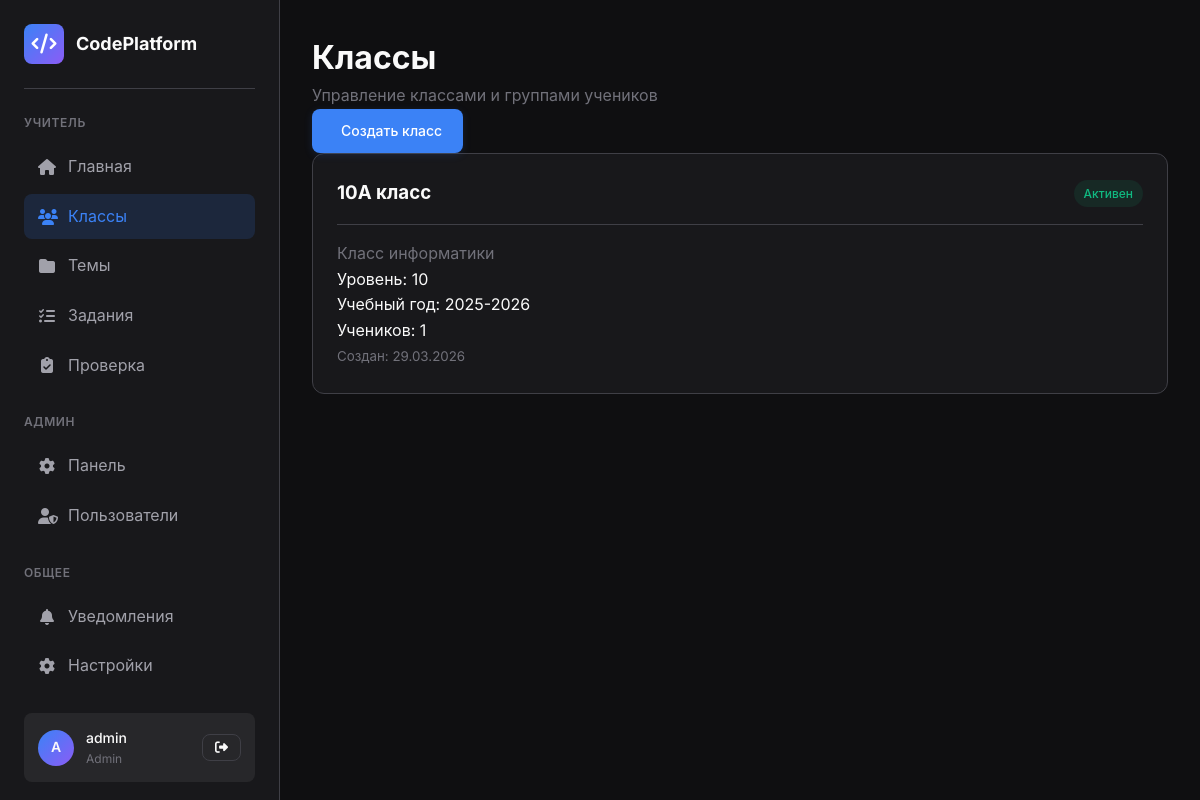
The app's page /teacher/classes (signed in) with its own data.
### models.py (models this page shows, shortened)
class User(UserMixin, db.Model):
    __tablename__ = 'users'
    id = db.Column(db.Integer, primary_key=True)
    username = db.Column(db.String(80), unique=True, nullable=False, index=True)
    email = db.Column(db.String(120), unique=True, nullable=False, index=True)
    password_hash = db.Column(db.String(256), nullable=False)
    role = db.Column(db.String(20), nullable=False, default='student')  # student, teacher, admin
    first_name = db.Column(db.String(50))
    last_name = db.Column(db.String(50))
    avatar_url = db.Column(db.String(255))
    is_active = db.Column(db.Boolean, default=True)
    created_at = db.Column(db.DateTime, default=datetime.utcnow)
    updated_at = db.Column(db.DateTime, default=datetime.utcnow, onupdate=datetime.utcnow)
    class_memberships = db.relationship('ClassMember', back_populates='user', cascade='all, delete-orphan')
    submissions = db.relationship('Submission', foreign_keys='Submission.user_id', back_populates='user', cascade='all, delete-orphan')
    created_assignments = db.relationship('Assignment', foreign_keys='Assignment.created_by', back_populates='creator', cascade='all, delete-orphan')
    graded_submissions = db.relationship('Submission', foreign_keys='Submission.graded_by', back_populates='grader')
    activity_logs = db.relationship('ActivityLog', back_populates='user', cascade='all, delete-orphan')
    @property
    def full_name(self):
        if self.first_name and self.last_name:
            return f"{self.first_name} {self.last_name}"
        return self.username

class ClassGroup(db.Model):
    __tablename__ = 'class_groups'
    id = db.Column(db.Integer, primary_key=True)
    name = db.Column(db.String(100), nullable=False)
    description = db.Column(db.Text)
    grade_level = db.Column(db.String(20))
    academic_year = db.Column(db.String(20))
    is_active = db.Column(db.Boolean, default=True)
    created_at = db.Column(db.DateTime, default=datetime.utcnow)
    members = db.relationship('ClassMember', back_populates='class_group', cascade='all, delete-orphan')
    assignments = db.relationship('Assignment', back_populates='class_group', cascade='all, delete-orphan')

### app.py (the view)
@app.route('/teacher/classes')
@login_required
def manage_classes():
    if current_user.role not in ['teacher', 'admin']:
        flash('Доступ запрещён', 'error')
        return redirect(url_for('index'))
    if current_user.role == 'admin':
        class_groups = ClassGroup.query.all()
    else:
        class_groups = ClassGroup.query.join(ClassMember).filter(
            ClassMember.user_id == current_user.id
        ).all()
    return render_template('teacher/classes.html', class_groups=class_groups)

### app.py (called while the page is built)
@login_manager.user_loader
def load_user(user_id):
    return User.query.get(int(user_id))

@app.context_processor
def utility_processor():
    def format_datetime(dt):
        if dt is None:
            return '—'
        return dt.strftime('%d.%m.%Y %H:%M')
    def format_date(dt):
        if dt is None:
            return '—'
        return dt.strftime('%d.%m.%Y')
    return {
        'formatDateTime': format_datetime,
        'formatDate': format_date
    }

### templates/teacher/classes.html (shortened to what this page needs)
{% extends "base.html" %}
{% block content %}
<div class="page-header">
    <div>
        <h1>Классы</h1>
        <p class="text-muted">Управление классами и группами учеников</p>
    </div>
    <a href="{{ url_for('create_class') }}" class="btn btn-primary">
         Создать класс
    </a>
</div>
{% if class_groups %}
<div class="card-grid">
    {% for class_group in class_groups %}
    <div class="card">
        <div class="card-header">
            <h3>{{ class_group.name }}</h3>
            <span class="badge {{ 'badge-success' if class_group.is_active else 'badge-secondary' }}">
                {{ 'Активен' if class_group.is_active else 'Неактивен' }}
            </span>
        </div>
        <div class="card-body">
            {% if class_group.description %}
            <p class="text-muted">{{ class_group.description }}</p>
            {% endif %}
            <div class="meta-row">
                <span class="meta-label">Уровень:</span>
                <span class="meta-value">{{ class_group.grade_level or 'Не указан' }}</span>
            </div>
            <div class="meta-row">
                <span class="meta-label">Учебный год:</span>
                <span class="meta-value">{{ class_group.academic_year or 'Не указан' }}</span>
            </div>
            <div class="meta-row">
                <span class="meta-label">Учеников:</span>
                <span class="meta-value">{{ class_group.members|length }}</span>
            </div>
        </div>
        <div class="card-footer">
            <small class="text-muted">Создан: {{ formatDate(class_group.created_at) }}</small>
        </div>
    </div>
    {% endfor %}
</div>
{% endif %}
{% endblock %}

### templates/base.html (shortened to what this page needs)
<!DOCTYPE html>
<html lang="ru" class="dark">
<head>
    <link rel="stylesheet" href="https://cdnjs.cloudflare.com/ajax/libs/font-awesome/6.4.0/css/all.min.css">
    <link rel="stylesheet" href="https://cdnjs.cloudflare.com/ajax/libs/codemirror/5.65.13/codemirror.min.css">
    <link rel="stylesheet" href="https://cdnjs.cloudflare.com/ajax/libs/codemirror/5.65.13/theme/dracula.min.css">
</head>
<body>
    {% if current_user.is_authenticated %}
    <div class="app-layout">
        <aside class="sidebar">
            <div class="logo">
                <div class="logo-icon">
                    <i class="fas fa-code"></i>
                </div>
                <span class="logo-text">CodePlatform</span>
            </div>
            <nav>
                {% if current_user.role == 'student' %}
                <div class="nav-section">
                    <div class="nav-section-title">Ученик</div>
                    <a href="{{ url_for('student_dashboard') }}" class="nav-item {% if request.endpoint == 'student_dashboard' %}active{% endif %}">
                        <i class="fas fa-home"></i>
                        <span>Главная</span>
                    </a>
                    <a href="{{ url_for('student_dashboard') }}#assignments" class="nav-item">
                        <i class="fas fa-book"></i>
                        <span>Задания</span>
                    </a>
                    <a href="{{ url_for('student_dashboard') }}#progress" class="nav-item">
                        <i class="fas fa-chart-line"></i>
                        <span>Прогресс</span>
                    </a>
                </div>
                {% elif current_user.role in ['teacher', 'admin'] %}
                <div class="nav-section">
                    <div class="nav-section-title">Учитель</div>
                    <a href="{{ url_for('teacher_dashboard') }}" class="nav-item {% if request.endpoint == 'teacher_dashboard' %}active{% endif %}">
                        <i class="fas fa-home"></i>
                        <span>Главная</span>
                    </a>
                    <a href="{{ url_for('manage_classes') }}" class="nav-item {% if request.endpoint == 'manage_classes' %}active{% endif %}">
                        <i class="fas fa-users"></i>
                        <span>Классы</span>
                    </a>
                    <a href="{{ url_for('manage_topics') }}" class="nav-item {% if request.endpoint == 'manage_topics' %}active{% endif %}">
                        <i class="fas fa-folder"></i>
                        <span>Темы</span>
                    </a>
                    <a href="{{ url_for('manage_assignments') }}" class="nav-item {% if request.endpoint == 'manage_assignments' %}active{% endif %}">
                        <i class="fas fa-tasks"></i>
                        <span>Задания</span>
                    </a>
                    <a href="{{ url_for('review_submissions') }}" class="nav-item {% if request.endpoint == 'review_submissions' %}active{% endif %}">
                        <i class="fas fa-clipboard-check"></i>
                        <span>Проверка</span>
                    </a>
                </div>
                {% endif %}
                {% if current_user.role == 'admin' %}
                <div class="nav-section">
                    <div class="nav-section-title">Админ</div>
                    <a href="{{ url_for('admin_dashboard') }}" class="nav-item {% if request.endpoint == 'admin_dashboard' %}active{% endif %}">
                        <i class="fas fa-cog"></i>
                        <span>Панель</span>
                    </a>
                    <a href="{{ url_for('manage_users') }}" class="nav-item">
                        <i class="fas fa-user-shield"></i>
                        <span>Пользователи</span>
                    </a>
                </div>
                {% endif %}
                <div class="nav-section">
                    <div class="nav-section-title">Общее</div>
                    <a href="#" class="nav-item">
                        <i class="fas fa-bell"></i>
                        <span>Уведомления</span>
                    </a>
                    <a href="#" class="nav-item">
                        <i class="fas fa-cog"></i>
                        <span>Настройки</span>
                    </a>
                </div>
            </nav>
            <div class="user-menu">
                <div class="user-avatar">
                    {{ current_user.username[0].upper() }}
                </div>
                <div class="user-info">
                    <div class="user-name">{{ current_user.full_name }}</div>
                    <div class="user-role">{{ current_user.role|capitalize }}</div>
                </div>
                <a href="{{ url_for('logout') }}" class="btn btn-sm btn-secondary">
                    <i class="fas fa-sign-out-alt"></i>
                </a>
            </div>
        </aside>
        <main class="main-content">
            {% block content %}{% endblock %}
        </main>
    </div>
    {% else %}
    <main>
        {% block content_guest %}{% endblock %}
    </main>
    {% endif %}
</body>
</html>

### templates/base.html (style rules this page uses)
:root { --bg-primary: #0f0f11; --bg-secondary: #18181b; --bg-tertiary: #27272a; --bg-elevated: #3f3f46; --border-color: #3f3f46; --border-light: #52525b; --text-primary: #fafafa; --text-secondary: #a1a1aa; --text-muted: #71717a; --accent-primary: #3b82f6; --accent-hover: #2563eb; --accent-glow: rgba(59, 130, 246, 0.15); --success: #10b981; --success-bg: rgba(16, 185, 129, 0.1); --warning: #f59e0b; --warning-bg: rgba(245, 158, 11, 0.1); --error: #ef4444; --error-bg: rgba(239, 68, 68, 0.1); --info: #06b6d4; --info-bg: rgba(6, 182, 212, 0.1); --shadow-sm: 0 1px 2px rgba(0, 0, 0, 0.3); --shadow-md: 0 4px 6px rgba(0, 0, 0, 0.4); --shadow-lg: 0 10px 15px rgba(0, 0, 0, 0.5); --shadow-xl: 0 20px 25px rgba(0, 0, 0, 0.6); --radius-sm: 6px; --radius-md: 8px; --radius-lg: 12px; --radius-xl: 16px; --transition-fast: 150ms ease; --transition-base: 200ms ease; --transition-slow: 300ms ease; }
* { margin: 0; padding: 0; box-sizing: border-box; }
body { font-family: 'Inter', -apple-system, BlinkMacSystemFont, sans-serif; background: var(--bg-primary); color: var(--text-primary); line-height: 1.6; min-height: 100vh; -webkit-font-smoothing: antialiased; -moz-osx-font-smoothing: grayscale; }
a { color: var(--accent-primary); text-decoration: none; transition: color var(--transition-fast); }
.btn { display: inline-flex; align-items: center; justify-content: center; gap: 8px; padding: 10px 20px; font-size: 14px; font-weight: 500; border-radius: var(--radius-md); border: 1px solid transparent; cursor: pointer; transition: all var(--transition-base); text-decoration: none; }
.btn-primary { background: var(--accent-primary); color: white; box-shadow: 0 2px 8px var(--accent-glow); }
.btn-secondary { background: var(--bg-tertiary); color: var(--text-primary); border-color: var(--border-color); }
.btn-sm { padding: 6px 12px; font-size: 13px; }
.card { background: var(--bg-secondary); border: 1px solid var(--border-color); border-radius: var(--radius-lg); padding: 24px; transition: all var(--transition-base); }
.card-header { display: flex; align-items: center; justify-content: space-between; margin-bottom: 16px; padding-bottom: 16px; border-bottom: 1px solid var(--border-color); }
.badge { display: inline-flex; align-items: center; padding: 4px 10px; font-size: 12px; font-weight: 500; border-radius: 9999px; }
.badge-success { background: var(--success-bg); color: var(--success); }
.app-layout { display: flex; min-height: 100vh; }
.sidebar { width: 280px; background: var(--bg-secondary); border-right: 1px solid var(--border-color); padding: 24px; position: fixed; height: 100vh; overflow-y: auto; }
.main-content { flex: 1; margin-left: 280px; padding: 32px; }
.logo { display: flex; align-items: center; gap: 12px; padding-bottom: 24px; margin-bottom: 24px; border-bottom: 1px solid var(--border-color); }
.logo-icon { width: 40px; height: 40px; background: linear-gradient(135deg, var(--accent-primary), #8b5cf6); border-radius: var(--radius-md); display: flex; align-items: center; justify-content: center; font-size: 20px; color: white; }
.logo-text { font-size: 18px; font-weight: 700; color: var(--text-primary); }
.nav-section { margin-bottom: 24px; }
.nav-section-title { font-size: 12px; font-weight: 600; color: var(--text-muted); text-transform: uppercase; letter-spacing: 0.05em; margin-bottom: 12px; }
.nav-item { display: flex; align-items: center; gap: 12px; padding: 10px 14px; border-radius: var(--radius-md); color: var(--text-secondary); transition: all var(--transition-fast); margin-bottom: 4px; }
.nav-item.active { background: var(--accent-glow); color: var(--accent-primary); }
.nav-item i { width: 18px; text-align: center; }
.user-menu { display: flex; align-items: center; gap: 12px; padding: 14px; background: var(--bg-tertiary); border-radius: var(--radius-md); margin-top: auto; }
.user-avatar { width: 36px; height: 36px; background: linear-gradient(135deg, var(--accent-primary), #8b5cf6); border-radius: 50%; display: flex; align-items: center; justify-content: center; font-weight: 600; font-size: 14px; }
.user-info { flex: 1; }
.user-name { font-size: 14px; font-weight: 500; color: var(--text-primary); }
.user-role { font-size: 12px; color: var(--text-muted); }
.text-muted { color: var(--text-muted); }

### records on screen
User: username "A", full_name "admin", role "Admin"
ClassGroup: name "10А класс", is_active "Активен", description "Класс информатики", grade_level "10", academic_year "2025-2026", members|length "1", created_at "29.03.2026"
